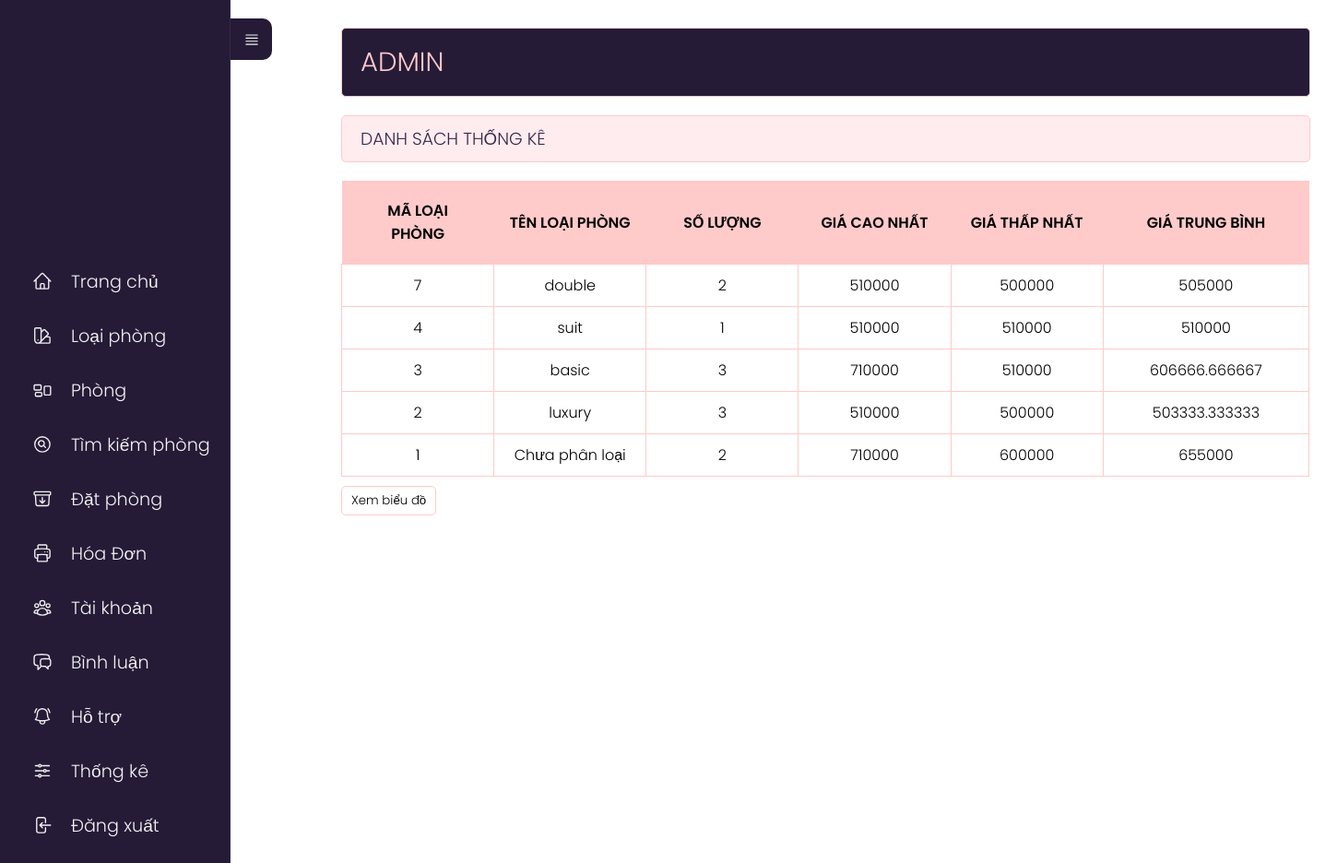
Screenshot of /admin/index.php?act=thongke (signed in) with the database file from the repository.
### tables this page shows
CREATE TABLE `loaiphong` (
  `id_loaiphong` int(11) NOT NULL,
  `name_loaiphong` varchar(255) NOT NULL
);

### model/pdo.php (called while the page is built, shortened)
<?php
function pdo_get_connection(){
    $dburl = "mysql:host=localhost;dbname=khachsan;charset=utf8";
    $user = 'root';
    $password = '';
    $conn = new PDO($dburl, $user, $password);
    $conn->setAttribute(PDO::ATTR_ERRMODE, PDO::ERRMODE_EXCEPTION);
    return $conn;
}
function pdo_query($sql){
    $sql_args = array_slice(func_get_args(), 1);
    try{
        $conn = pdo_get_connection();
        $stmt = $conn->prepare($sql);
        $stmt->execute($sql_args);
        $rows = $stmt->fetchAll();
        return $rows;
    }
    catch(PDOException $e){
        throw $e;
    }
    finally{
        unset($conn);
    }
}

### model/giophong.php (called while the page is built, shortened)
<?php
    function loadall_thongke(){
        $sql= "select loaiphong.id_loaiphong as malp,loaiphong.name_loaiphong as tenlp, count(phong.id_phong) as countp, min(phong.price) as minprice, max(phong.price) as maxprice, avg(phong.price) as avgprice";
        $sql.=" from phong left join loaiphong on loaiphong.id_loaiphong=phong.id_loaiphong";
        $sql.=" group by loaiphong.id_loaiphong order by loaiphong.id_loaiphong desc";
        $listthongke=pdo_query($sql);
        return $listthongke;
    }
?>

### admin/thongke/list.php (the view)
<div class="row">
    <div class="row mb headeradmin" style="width:143%;">
        <h1 style="padding: 15px 0;">ADMIN </h1>
    </div>
    <div class="row formtittle" style="width:143%;">
        <h3>DANH SÁCH THỐNG KÊ</h3>
    </div>
    <div class="row formcontent">
        <form action="index.php?act=thongke" method="post">
            <div class="row mb10 formdshanghoa" style="width:1050px;">
                <table>
                    <tr>
                        <th>MÃ LOẠI PHÒNG</th>
                        <th>TÊN LOẠI PHÒNG</th>
                        <th>SỐ LƯỢNG</th>
                        <th>GIÁ CAO NHẤT</th>
                        <th>GIÁ THẤP NHẤT</th>
                        <th>GIÁ TRUNG BÌNH</th>
                    </tr>
                    <?php
                    foreach ($listthongke as $thongke) {
                        extract($thongke);
                        echo '<tr>
                                        <td>' . $malp . '</td>
                                        <td>' . $tenlp . '</td>
                                        <td>' . $countp . '</td>
                                        <td>' . $maxprice . '</td>
                                        <td>' . $minprice . '</td>
                                        <td>' . $avgprice . '</td>
                                    </tr>';
                    }
                    ?>
                </table>
            </div>
            <div class="row mb10">
                <a href="index.php?act=bieudo"><input type="button" value="Xem biểu đồ"></a>
            </div>
        </form>
    </div>
</div>
</div>

### view/css/styleadmin.css (style rules this page uses)
* { padding: 0; margin: 0; box-sizing: border-box; font-family: 'Poppins', sans-serif; font-weight: 300; }
body { position: relative; width: 100%; min-height: 150vh; }
.row { float: left; width: 70%; }
.mb { margin-bottom: 20px; }
.mb10 { margin-bottom: 10px; }
.formtk input[type="submit"], .formcontent input[type="submit"], .formcontent input[type="reset"], .formcontent input[type="button"] { border-radius: 5px; padding: 5px 10px; background-color: #ffffff; border: 1px solid #FFCACA; }
.headeradmin { background-color: #251B37; border: 1px solid #FFCACA; color: #FFCACA; border-radius: 5px; padding: 0px 20px; width: 70%; }
.headeradmin h1 { font-size: 2vw; }
.formtittle { background-color: #FFECEF; border: 1px solid #FFCACA; color: #372948; border-radius: 5px; padding: 10px 20px; }
.formcontent { padding: 20px 0; }
table tr th { font-weight: 600; }
.formdshanghoa table { width: 100%; border-collapse: collapse; }
.formdshanghoa table th:nth-child(1) { width: 10%; padding: 20px; background-color: #FFCACA; }
.formdshanghoa table th:nth-child(2) { width: 10%; background-color: #FFCACA; }
.formdshanghoa table th:nth-child(3) { width: 10%; background-color: #FFCACA; }
.formdshanghoa table th:nth-child(4) { width: 10%; background-color: #FFCACA; }
.formdshanghoa table th:nth-child(5) { width: 10%; background-color: #FFCACA; }
.formdshanghoa table th:nth-child(6) { width: 10%; background-color: #FFCACA; }
.formdshanghoa table td { border: 1px solid #FFCACA; padding: 10px 20px; text-align: center; }

### rows the page displays
loaiphong: id_loaiphong "7", name_loaiphong "double", countp "2", maxprice "510000", minprice "500000", avgprice "505000"
loaiphong: id_loaiphong "4", name_loaiphong "suit", countp "1", maxprice "510000", minprice "510000", avgprice "510000"
loaiphong: id_loaiphong "3", name_loaiphong "basic", countp "3", maxprice "710000", minprice "510000", avgprice "606666.666667"
loaiphong: id_loaiphong "2", name_loaiphong "luxury", countp "3", maxprice "510000", minprice "500000", avgprice "503333.333333"
loaiphong: id_loaiphong "1", name_loaiphong "Chưa phân loại", countp "2", maxprice "710000", minprice "600000", avgprice "655000"
